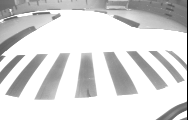
%> input picture TC264CAR/PictureProcess/a5.BMP, 188 x 120 px
$ octave garage.m   (GNU Octave 9; MATLAB toolbox functions it lacks are replaced by stand-ins)
%> lines starting %> are read from the running program, lines starting %| are printed output that depends on the picture; in (x1, y1, x2, y2) boxes, pixels count from 0 and x2, y2 are one past the last pixel; in counts of white or black regions, pixels touching at a corner belong together; the program's own positions count from 1
clear;
clc;
INITIAL = imread('A5.BMP');
%> INITIAL is the input picture: size 120x188x3 uint8; min 0, max 255, mean 216.3
tic;
EnterGarageFlag = 0;
JudgeBToWFlag = 0;
JudgeWToBFlag = 0;
BlackWhiteChangeCount = 0;
RecognizedCorrectLineCount = 0;

threshold = mean(INITIAL(:));
%> threshold = 216.3
mt9v03x_image = INITIAL;
mt9v03x_image(mt9v03x_image < threshold) = 0;
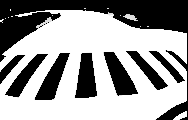
%> mt9v03x_image: size 120x188x3 uint8; min 0, max 255, mean 156.1
mt9v03x_image(mt9v03x_image >= threshold) = 255;
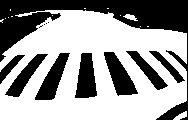
%> mt9v03x_image: size 120x188x3 uint8; 61.4% white; 12 black regions (4 under 20 px), largest, box (x1, y1, x2, y2) and area: (0, 0, 188, 120) 5008, (104, 52, 138, 96) 734, (75, 53, 97, 98) 709

for imageH=30:70
    BlackWhiteChangeCount = 0;
    for imageW=94:-1:40
        INITIAL(imageH,imageW) = 0;
        JudgeBToWFlag = 0;
        JudgeWToBFlag = 0;
        if mt9v03x_image(imageH,imageW)==0 && mt9v03x_image(imageH,imageW-1)==255
            for i=imageW-6:imageW-1
                if mt9v03x_image(imageH,i)==0
                     JudgeBToWFlag = 1;
                    break;
                end
            end
            if JudgeBToWFlag == 0
                for i=imageW:imageW+5
                    if mt9v03x_image(imageH,i)==255
                        JudgeBToWFlag = 1;
                        break;
                    end
                end
            end
            if JudgeBToWFlag == 0
                BlackWhiteChangeCount = BlackWhiteChangeCount + 1;
            end
        end
        if mt9v03x_image(imageH,imageW)==255 && mt9v03x_image(imageH,imageW-1)==0
            for i=imageW-6:imageW-1
                if mt9v03x_image(imageH,i)==255
                   JudgeWToBFlag = 1;
                   break;
                end
            end
            if JudgeWToBFlag == 0
                for i=imageW:imageW+5
                    if mt9v03x_image(imageH,i)==0
                       JudgeWToBFlag = 1;
                       break;
                    end
                end
            end
            if JudgeWToBFlag == 0
                BlackWhiteChangeCount = BlackWhiteChangeCount + 1;
            end
        end
    end
    for imageW=94:140
        INITIAL(imageH,imageW) = 0;
        JudgeBToWFlag = 0;
        JudgeWToBFlag = 0;
        if mt9v03x_image(imageH,imageW)==0 && mt9v03x_image(imageH,imageW+1)==255
            for i=imageW-5:imageW
                if mt9v03x_image(imageH,i)==255
                     JudgeBToWFlag = 1;
                    break;
                end
            end
            if JudgeBToWFlag == 0
                for i=imageW+1:imageW+6
                    if mt9v03x_image(imageH,i)==0
                        JudgeBToWFlag = 1;
                        break;
                    end
                end
            end
            if JudgeBToWFlag == 0
                BlackWhiteChangeCount = BlackWhiteChangeCount + 1;
            end
        end
        if mt9v03x_image(imageH,imageW)==255 && mt9v03x_image(imageH,imageW+1)==0
            for i=imageW-5:imageW
                if mt9v03x_image(imageH,i)==0
                   JudgeWToBFlag = 1;
                   break;
                end
            end
            if JudgeWToBFlag == 0
                for i=imageW+1:imageW+6
                    if mt9v03x_image(imageH,i)==255
                       JudgeWToBFlag = 1;
                       break;
                    end
                end
            end
            if JudgeWToBFlag == 0
                BlackWhiteChangeCount = BlackWhiteChangeCount + 1;
            end
        end
    end
    if BlackWhiteChangeCount >= 8
        RecognizedCorrectLineCount = RecognizedCorrectLineCount + 1;
    end
end
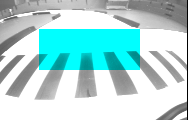
%> INITIAL: size 120x188x3 uint8; 18.36% of pixels changed, all inside (x1, y1, x2, y2) = (39, 29, 140, 70)
%> after the loop, RecognizedCorrectLineCount = 14

if RecognizedCorrectLineCount >= 5
		EnterGarageFlag = 1;
end
toc;

subplot(2,1,1);
imshow(INITIAL);
subplot(2,1,2);
imshow(mt9v03x_image);

$ run again, with TC264CAR/PictureProcess/a1.BMP copied over TC264CAR/PictureProcess/a5.BMP
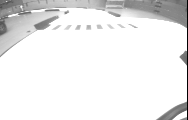
%> input picture TC264CAR/PictureProcess/a1.BMP, 188 x 120 px
%> INITIAL is the input picture: size 120x188x3 uint8; min 0, max 255, mean 235.8
%> threshold = 235.8
%> `mt9v03x_image(mt9v03x_image < threshold) = 0;`:
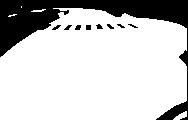
%> mt9v03x_image: size 120x188x3 uint8; min 0, max 255, mean 201.7
%> after the loop `for imageH=30:70`:
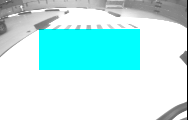
%> INITIAL: size 120x188x3 uint8; 18.36% of pixels changed, all inside (x1, y1, x2, y2) = (39, 29, 140, 70)
%> after the loop `for imageH=30:70`: RecognizedCorrectLineCount = 0

$ run again, with TC264CAR/PictureProcess/a3.BMP copied over TC264CAR/PictureProcess/a5.BMP
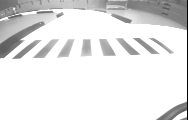
%> input picture TC264CAR/PictureProcess/a3.BMP, 188 x 120 px
%> INITIAL is the input picture: size 120x188x3 uint8; min 0, max 255, mean 229
%> threshold = 229
%> `mt9v03x_image(mt9v03x_image < threshold) = 0;`:
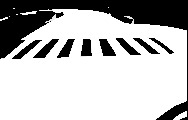
%> mt9v03x_image: size 120x188x3 uint8; min 0, max 255, mean 186.3
%> after the loop `for imageH=30:70`:
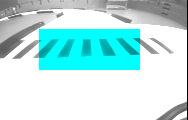
%> INITIAL: size 120x188x3 uint8; 18.36% of pixels changed, all inside (x1, y1, x2, y2) = (39, 29, 140, 70)
%> after the loop `for imageH=30:70`: RecognizedCorrectLineCount = 16
